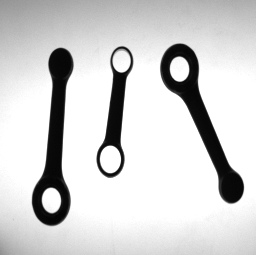
#> input picture img/TESI00.BMP, 256 x 255 px; its folder holds only this picture in this run
$ python main.py
#> lines starting #> are read from the running program, lines starting #| are printed output that depends on the picture; after the words box and inside, x2 and y2 are one past the last pixel; in counts of white or black regions, pixels touching at a corner belong together
# Authors: Francesco Marotta, Simone Maravigna
# Date: 2023-09
# Project: Motorcycle Connecting Rods Inspection - Computer Vision and Image Processing Project Course
# Description: The project aims to develop a system for the automatic inspection of motorcycle connecting rods.

#---------------------------------------------------------
#libraries
#---------------------------------------------------------
import cv2
import numpy as np
import math
import glob

#---------------------------------------------------------
#helper functions
#---------------------------------------------------------
#median filter with n iterations and kernel size
def median_filter(image, n_iters, kernel_size):
    for i in range(n_iters):
        image = cv2.medianBlur(image, kernel_size)
    return image

#show an image in a window
def show_image(image, name="Image"):
    cv2.imshow(name, image)
    cv2.moveWindow(name, 0, 0)
    cv2.waitKey(0)
    cv2.destroyAllWindows()

#if width > length -> swap
def find_wl(width, length):
    if width > length:
        return length, width
    else:
        return width, length

#find the orientation angle of the rod
def find_orientation(vx, vy):
    angle_rad = -math.atan2(vy[0], vx[0]) #angle between the x axis and the line that best fits the contour
    angle_degrees = math.degrees(angle_rad)
    if angle_degrees < 0: #if the angle is negative we add 180 to have it in the range [0, 180]
        angle_degrees += 180
    return angle_degrees

#print all the requested info of the rods
def print_info(holes, position, angle, length, width, distance):
    if len(holes) == 1:
        print("Rod Type: \tType A")
    elif len(holes) == 2:
        print("Rod Type: \tType B")
    print("Position: \t", round(position[0],2),"," ,round(position[1],2))
    print("Orientation angle: \t", round(angle,2), "degrees")
    print("Dimensions: \tLenth=", round(length,2),";" ,"Width=", round(width,2),";" , "Baricenter width=", round(distance,2))
    for hole in holes:
        print("Hole: \t", round(hole[0][0],2),",", round(hole[0][1],2),";" ,"Diameter=", round(hole[1],2))
    print("\n\n")

def find_perpendicular_vector(vx, vy):
    return -vy, vx

def find_line_from_point_and_vector(x, y, vx, vy):
    m = vy[0]/vx[0]
    q = y-m*x
    return m, q

def distance_between_points(x1, y1, x2, y2):
    return math.sqrt((x2-x1)**2 + (y2-y1)**2)

def distance_between_point_and_line(x, y, m, q):
    return abs(m*x - y + q)/math.sqrt(m**2 + 1)

#check if a point is not too close to another one
def is_not_close(x1, y1, points, threshold):
    for i in range(len(points)):
        x2 = points[i][0]
        y2 = points[i][1]
        if distance_between_points(x1, y1, x2, y2) < threshold:
            return False
    return True

#find the intersections between the minor axis and the contour, to find the width at the baricenter
def find_intersections(vx_major, vy_major,x_bar,y_bar, contour):
    vx_minor, vy_minor = find_perpendicular_vector(vx_major, vy_major)
    m_minor, q_minor = find_line_from_point_and_vector(x_bar, y_bar, vx_minor, vy_minor)
    intersections = []
    for i in range(len(contour)):
        x = contour[i][0][0]
        y = contour[i][0][1]
        #if the distance between the point and the line is less than 1 pixel, we have an intersection
        if distance_between_point_and_line(x,y, m_minor, q_minor) < 1 and is_not_close(x, y, intersections, 5):
            intersections.append((x, y))
    return intersections

def divide_touching_components(binary_image):
    while True:

        flag = True
        contours, _ = cv2.findContours(binary_image, cv2.RETR_EXTERNAL, cv2.CHAIN_APPROX_NONE)

        # we iterate on the contours found, we check if the area of the contour is greater than 6000 (two rods touching)
        for i, cnt in enumerate(contours):

            if abs(cv2.contourArea(cnt, True)) > 6000:
                flag = False
                idx = i # we store the index of the contour that is touching another one
                break

        # no touching components found, we can exit the while loop
        if flag:
            break

        # select the contour that is needed to be divided
        contour = contours[idx]
        # we approximate the contour with a polygon
        hull = cv2.convexHull(contour, returnPoints=False)
        # we find the defects of the contour
        defects = cv2.convexityDefects(contour, hull)

        # contour's channels are indexed by the index found with convexityDefects
        points_info = []  # we store here the points of the contour that are defects and their distance from the convex hull

        for dft in defects:
            #defects shape is (n, 1, 4), where n is the number of defects found
            #defects are stored as [start_point, end_point, farthest_point, distance]
            _, _, f, d = dft[0]
            # far is the index of the farthest point in countour array
            far = contour[f][0]
            points_info.append([far, d]) #d is the distance between the farthest point and the convex hull

        points_info = sorted(points_info, key=lambda x: x[1])
        # we select the two points that are the farthest from the convex hull and compute their distance
        likely_points = [points_info[-1][0], points_info[-2][0]]
        distance = distance_between_points(likely_points[0][0], likely_points[0][1], likely_points[1][0], likely_points[1][1])

        # if the distance is greater than 50, we select the third farthest point
        if distance > 50:
            likely_points[1] = points_info[-3][0]
            distance = distance_between_points(likely_points[0][0], likely_points[0][1], likely_points[1][0], likely_points[1][1])

        # draw a line between the two points
        cv2.line(binarized_image, likely_points[0], likely_points[1], (0, 0, 0), 2)

#---------------------------------------------------------
#main
#---------------------------------------------------------
files = glob.glob("img/*.bmp")  #find all the images paths
images = []
for path in files:
    images.append(cv2.imread(path, cv2.IMREAD_GRAYSCALE)) #read and store all the images

for k, gray in enumerate(images):
    print("Image: ", files[k])

    show_image(gray, "Original Image")

    #remove impulsive noise (powder) with a median filter (3x3) and 3 iterations
    gray = median_filter(gray, 3, 3)

    #binarize it by the OTSU's method
    _ , binarized_image = cv2.threshold(gray, 0, 255, cv2.THRESH_BINARY_INV + cv2.THRESH_OTSU)

    #divide touching components
    divide_touching_components(binarized_image)

    #rgb image copy to draw on it
    display = cv2.cvtColor(binarized_image.copy(), cv2.COLOR_GRAY2RGB)
    show_image(display, "Binarized Image")

    #label the binarized image with connected components to find rods (and other objects). Rule of neighbourhood=4
    retval, labels, stats, centroids = cv2.connectedComponentsWithStats(binarized_image, 4)

    #iter on the found objects, the first labeled component is the background -> start from 1

    for i in range(1, retval):
        #crete an "object mask", a black (0) image with only one component in white (255)
        object = np.zeros_like(labels, dtype=np.uint8)
        object[labels==i] = 255

        #in centroids[i] we have the position of each rod (1.2)

        #label the object mask, but we have to invert it beacause opencv look for white things, thus we invert out image to search the holes
        retval_in, labels_in, stats_in, centroids_in = cv2.connectedComponentsWithStats(255 - object, 4)

        #if we have more than 2 holes or no holes(screw) we can skip to next object
        n_holes = retval_in-2
        if(n_holes > 2 or n_holes == 0):
            continue

        holes = [] #store here holes info (1.4)

        #iter on the holes
        #the first thing is the component on which we are working, the second is the real background -> start from 2
        for j in range(2, retval_in):
            #holes (1.4)
            #(centroids_in[j], diameter) are the Holes information (center and diameter)
            diameter = 2 * math.sqrt(stats_in[j][4]/math.pi)
            hole = (centroids_in[j], diameter)
            holes.append(hole)

        #find Minimum Enclosing Rectangle (MER)
        cntrs, _= cv2.findContours(object, cv2.RETR_EXTERNAL , cv2.CHAIN_APPROX_NONE)
        c = cntrs[-1]
        rect = cv2.minAreaRect(c)

        #compute length as the extent of the object along th emajor axis, and width along the minor axis
        width, length = find_wl(rect[1][0], rect[1][1])
        elongatedness = length/width

        #if elongatedness < 2 (washer) we can skip to next object
        if elongatedness < 2:
            continue

        #orientation angle (1.2)
        [vx,vy,x,y] = cv2.fitLine(c, cv2.DIST_L2,0,0.01,0.01)
        angle_degrees = find_orientation(vx, vy)

        #find the perpendicular line to the major axis of the MER that passes through the centroid of the object
        intersections = find_intersections(vx, vy, centroids[i][0], centroids[i][1], c)

        #draw width at baricenter
        cv2.circle(display, (intersections[0][0],intersections[0][1]), radius=3, color=(255, 0, 0), thickness=-1)
        cv2.circle(display, (intersections[1][0],intersections[1][1]), radius=3, color=(255, 0, 0), thickness=-1)
        cv2.line(display, (int(intersections[0][0]), int(intersections[0][1])), (int(intersections[1][0]), int(intersections[1][1])), (0,0,255), 2)
        show_image(display, "Binarized Image")

        #compute the width at the baricenter
        distance = distance_between_points(intersections[0][0], intersections[0][1], intersections[1][0], intersections[1][1])

        #print all the requested info of the rods
        print_info(holes, centroids[i], angle_degrees, length, width, distance)

    print('----------------------------------')
#> this loop made 1 pass
#> retval on pass 1: 4
#> (printed output is left out)
#> pass 1, `_ , binarized_image = cv2.threshold(gray, 0, 255, cv2.THRESH_BINARY_IN..`:
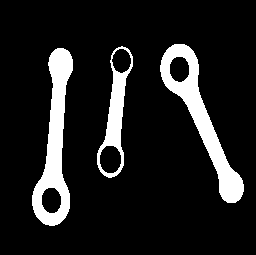
#> binarized_image: shape (255, 256); 12.3% white; 3 white regions, box (x1, y1, x2, y2) and area: (32, 48, 73, 226) 3264, (160, 44, 244, 203) 3248, (97, 46, 133, 178) 1492
#> pass 1, `retval, labels, stats, centroids = cv2.connectedComponentsWithStats(bi..`:
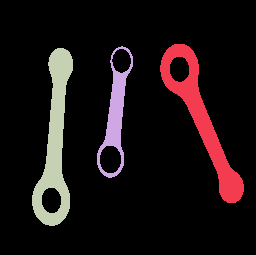
#> labels: shape (255, 256) int32; 4 distinct labels, from 0 to 3; one colour per label, 0 black
#> after the loop:
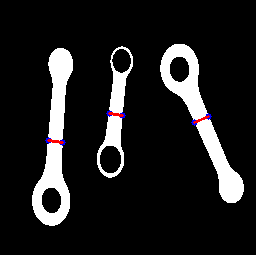
#> display: shape (255, 256, 3); mean B, G, R 31, 30.6, 31.1
#> after the loop:
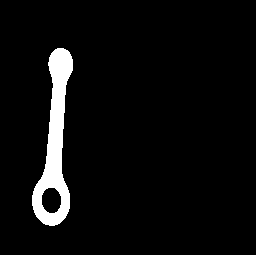
#> object: shape (255, 256); 5% white; 1 white region, box (x1, y1, x2, y2) and area: (32, 48, 73, 226) 3264

$ run again, on img/TESI44.BMP
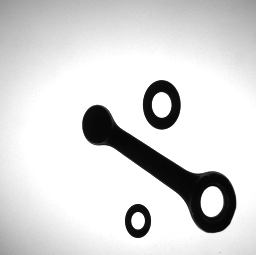
#> input picture img/TESI44.BMP, 256 x 255 px
#> the loop `for k, gray in enumerate(images):` made 1 pass
#> retval on pass 1: 4
#> (printed output is left out)
#> pass 1, `retval, labels, stats, centroids = cv2.connectedComponentsWithStats(bi..`:
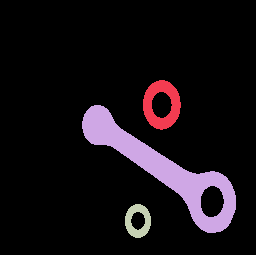
#> labels: shape (255, 256) int32; 4 distinct labels, from 0 to 3; one colour per label, 0 black
#> after the loop `for k, gray in enumerate(images):`:
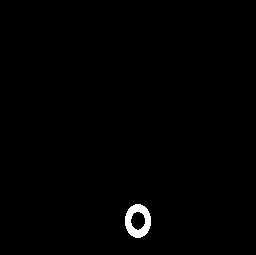
#> object: shape (255, 256); 0.78% white; 1 white region, box (x1, y1, x2, y2) and area: (125, 204, 151, 238) 511
